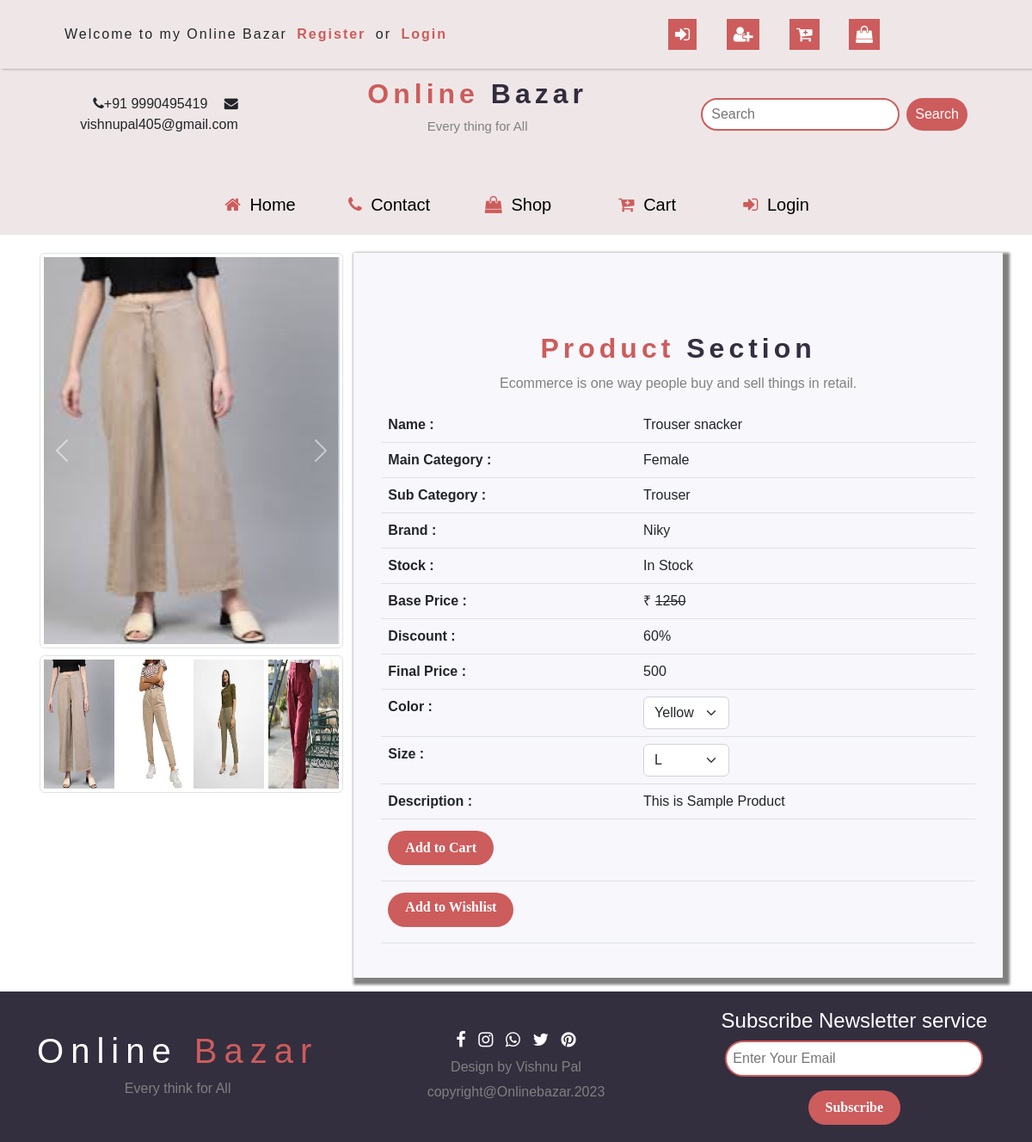
Page /singleProduct/57/ on the committed database.
### mainapp/models.py (models this page shows, shortened)
class Product(models.Model):
    id = models.AutoField(primary_key=True)
    name = models.CharField(max_length=30)
    maincategory = models.ForeignKey(MainCategory, on_delete=models.CASCADE)
    subcategory = models.ForeignKey(SubCategory, on_delete=models.CASCADE)
    brand = models.ForeignKey(Brand, on_delete=models.CASCADE)
    seller = models.ForeignKey(Seller, on_delete=models.CASCADE, default=None)
    baseprice = models.IntegerField()
    discount = models.IntegerField()
    finalprice = models.IntegerField()
    size = models.CharField(max_length=100)
    color = models.CharField(max_length=100)
    discription = models.TextField()
    stock = models.CharField(max_length=20, default="In Stock")
    pic1 = models.ImageField(
        upload_to="images", default="No_image_available.svg.webp", null=True, blank=True
    )
    pic2 = models.ImageField(
        upload_to="images", default="No_image_available.svg.webp", null=True, blank=True
    )
    pic3 = models.ImageField(
        upload_to="images", default="No_image_available.svg.webp", null=True, blank=True
    )
    pic4 = models.ImageField(
        upload_to="images", default="No_image_available.svg.webp", null=True, blank=True
    )

class MainCategory(models.Model):
    id = models.AutoField(primary_key=True)
    name = models.CharField(max_length=30)
    def __str__(self):
        return self.name

class SubCategory(models.Model):
    id = models.AutoField(primary_key=True)
    name = models.CharField(max_length=30)
    def __str__(self):
        return self.name

class Brand(models.Model):
    id = models.AutoField(primary_key=True)
    name = models.CharField(max_length=30)
    def __str__(self):
        return self.name

### mainapp/views.py (the view)
# urls.py: path("singleProduct/<int:num>/", views.singleProduct, name="singleProduct"),
def singleProduct(request, num):
    p = Product.objects.get(id=num)
    color = p.color.strip().split(" ")
    print(color)
    size = p.size.strip().split(" ")
    print(size)
    return render(
        request, "singleProduct.html", {"Product": p, "color": color, "size": size}
    )

### mainapp/templatetags/product.py (called while the page is built)
@register.filter("stock")
def stock(request, data):
    if data == "In Stock":
        return True
    else:
        return False

### mainapp/templates/singleProduct.html (shortened to what this page needs)
{% extends "index.html" %}
{% load static %}
{% load product %}
{% block body %}
<div class="container mt-2">
    <div class="row">
        <div class="col-md-4">
            <div id="carouselExampleFade" class="carousel slide carousel-fade"
                data-bs-ride="carousel">
                <div class="carousel-inner img-thumbnail">
                    <div class="carousel-item active">
                        <img src="{{Product.pic1.url}}" height="450px"
                            class="d-block w-100"
                            alt="...">
                    </div>
                </div>
                <button class="carousel-control-prev" type="button"
                    data-bs-target="#carouselExampleFade" data-bs-slide="prev">
                    <span class="carousel-control-prev-icon" aria-hidden="true"></span>
                </button>
                <button class="carousel-control-next" type="button"
                    data-bs-target="#carouselExampleFade" data-bs-slide="next">
                    <span class="carousel-control-next-icon" aria-hidden="true"></span>
                </button>
            </div>
            <div class="d-flex justify-content-between mt-2 img-thumbnail">
                <img src="{{Product.pic1.url}}" height="150px" width="24%"
                    alt="...">
                <img src="{{Product.pic2.url}}" height="150px" width="24%"
                    alt="...">
                <img src="{{Product.pic3.url}}" height="150px" width="24%"
                    alt="...">
                <img src="{{Product.pic4.url}}" height="150px" width="24%"
                    alt="...">
            </div>
        </div>
        <div class="col-md-8 contform marginSingleProduct"
            style>
            <div class="product-intro">
                <h1>Product <span>Section</span></h1>
                <p>Ecommerce is one way people buy and sell things in retail.</p>
            </div>
            <table class="table">
                <tr>
                    <th>Name : </th>
                    <td>{{Product.name}}</td>
                </tr>
                <tr>
                    <th>Main Category : </th>
                    <td>{{Product.maincategory}}</td>
                </tr>
                <tr>
                    <th>Sub Category : </th>
                    <td>{{Product.subcategory}}</td>
                </tr>
                <tr>
                    <th>Brand : </th>
                    <td>{{Product.brand}}</td>
                </tr>
                <tr>
                    <th>Stock : </th>
                    <td>{{Product.stock}}</td>
                </tr>
                <tr>
                    <th>Base Price : </th>
                    <td>&#8377; <del>{{Product.baseprice}}</del></td>
                </tr>
                <tr>
                    <th>Discount : </th>
                    <td>{{Product.discount}}%</td>
                </tr>
                <tr>
                    <th>Final Price : </th>
                    <td>{{Product.finalprice}}</td>
                </tr>
                <form action="/add-to-cart/" method="post">
                    <tr>
                        <th>Color : </th>
                        <td>
                            <select class="form-select" name="color"
                                style="width:100px;">
                                {% for i in color %}
                                <option value="{{i}}">{{i}}</option>
                                {% endfor %}
                            </select>
                        </td>
                    </tr>
                    <tr>
                        <th>Size : </th>
                        <td>
                            <select class="form-select" name="size"
                                style="width: 100px;">
                                {% for i in size %}
                                <option value="{{i}}">{{i}}</option>
                                {% endfor %}
                            </select>
                        </td>
                    </tr>
                    <tr>
                        <th>Description : </th>
                        <td>{{Product.discription}}</td>
                    </tr>
                    <tr>
                        {% if request|stock:Product.stock %}
                        <th colspan="2"><button type="submit"
                                class="btn button">Add to
                                Cart</button></th>
                        {% else %}
                        <th colspan="2"><button type="submit"
                                class="btn button" disabled>Add to
                                Cart</button></th>
                        {% endif %}
                    </tr>
                </form>
                <tr>
                    <th colspan="2"><a href="/addToWishlist/{{Product.id}}/"
                            class="btn button">Add to
                            Wishlist</a></th>
                </tr>
            </table>
        </div>
    </div>
</div>
{% endblock %}

### mainapp/static/css/style.css (style rules this page uses)
body { scroll-behavior: smooth; font-family: 'Roboto', sans-serif; }
:root { --primary:indianred; --secondary:rgba(15,10,29,0.849); --light:#2f3640; }
:root { --skin-color:indianred; }
:root { --bg-black-900:#f2f2fc; --bg-black-100:#fdf9ff; --bg-black-50:#e8dfec; --text-black-900:#303e4d; --text-black-700:#504e70; }
body { font-family: Arial, Helvetica, sans-serif; }
.container { padding: 16px; }
.product-intro { text-align: center; margin-top: 50px; }
.product-intro h1 { color: var(--primary); letter-spacing: 5px; font-size: 2rem; font-weight: bold; margin: 10px 0; }
.product-intro h1 span { color: var(--secondary); }
.product-intro p { color: gray; }
.contform { max-width: 768px; display: flex; flex-direction: column; padding: 2rem 2rem 1.5rem; background-color: #f8f7fb; box-shadow: 4px 4px 3px 4px gray; }
.button { margin-top: 5px; padding: 5px 20px; height: 40px; border: none; background: linear-gradient(to bottom right, indianred, indianred); border-radius: 20px; cursor: pointer; font-size: 16px; font-family: ‘Open Sans’; font-weight: 600; color: white; margin-bottom: 10px; }

### rows in the picture
Product: pic1 (picture), pic2 (picture), pic3 (picture), pic4 (picture), name "Trouser snacker", maincategory "Female", subcategory "Trouser", brand "Niky", stock "In Stock", baseprice "1250", discount "60", finalprice "500", discription "This is Sample Product"

### other values in the picture
form field color "Yellow"
form field size "L"
